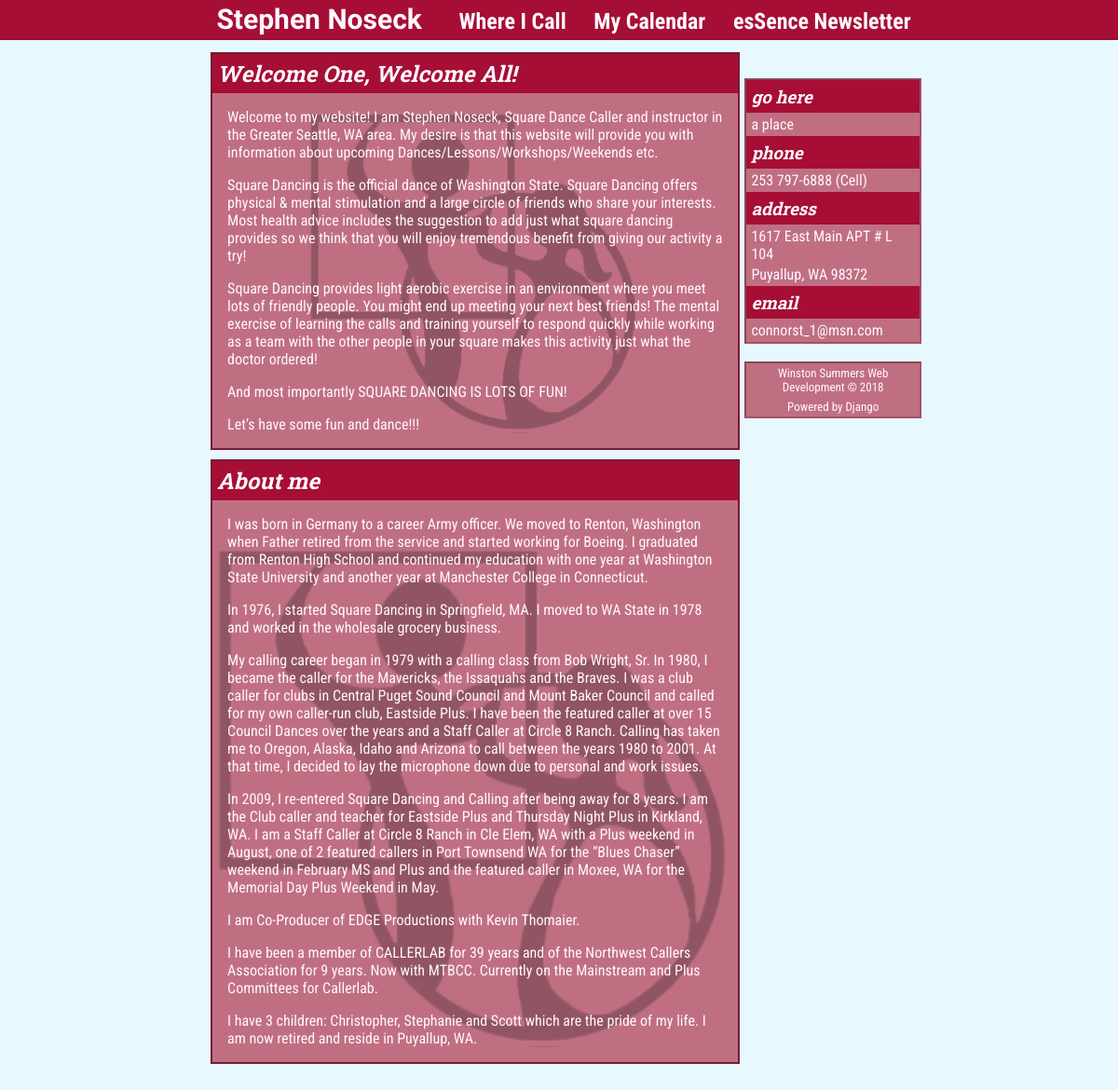
The app's page /, older data.
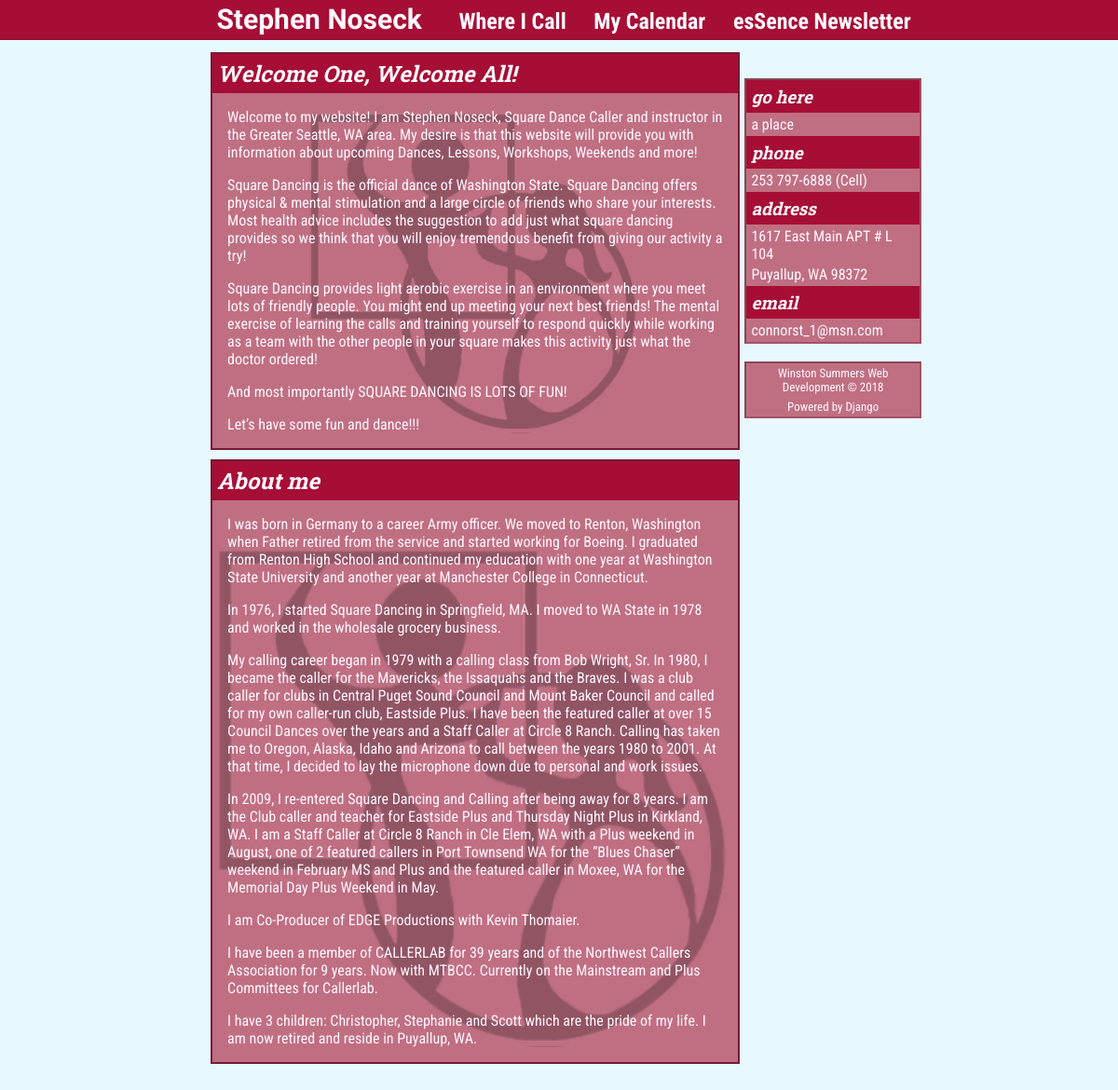
The same page, newer data.
### Stevie/models.py (models this page shows, shortened)
class Post(models.Model):
    HOME = 'HM'
    VENUES = 'VN'
    CALENDAR = 'CL'
    NEWSLETTER = 'NL'
    SIDEBAR = 'SB'
    CONTACT_INFO = 'CI'
    PAGE_INDEX = (
        (HOME, 'Home'),
        (VENUES, 'Venues'),
        (CALENDAR, 'Calendar'),
        (NEWSLETTER, 'Newsletter'),
        (SIDEBAR, 'Sidebar'),
        (CONTACT_INFO, 'Contact Info')
    )
    title = models.CharField(max_length=100, blank=True, null=True)
    text = models.TextField(blank=True, null=True)
    page = models.CharField(max_length=2, choices=PAGE_INDEX)
    address = models.CharField(max_length=100, blank=True, null=True)
    venue = models.CharField(max_length=100, blank=True, null=True)
    letter = models.FileField(upload_to='newsletters', blank=True, null=True)

### Stevie/views.py (the view)
# urls.py: path('', views.index, name='index'),
def index(request):
    side = Post.objects.filter(page='SB')
    info = Post.objects.filter(page='CI')
    post = Post.objects.filter(page='HM')
    context = {'post' : post, 'title': '', 'side': side, 'info': info,}
    return render(request, 'Stevie/index.html', context)

### Stevie/templates/Stevie/index.html (shortened to what this page needs)
{% extends 'layout.html' %}
{% block content %}
    {% if post %}
        <div>
            {% for p in post %}
                <section>
                    <h1>{{ p.title }}</h1>
                    <div class="text">
                        <p>{{ p.text|linebreaks }}</p>
                    </div>
                </section>
            {% endfor %}
        </div>
    {% else %}
        <p style="display: none">There isn't anything here...</p>
    {% endif %}
{% endblock content %}

Row changes from the older to the newer data that the page shows:
changed Post "Welcome One, Welcome All!": text "…with information about upcoming Dances/Lessons/Workshops/Weekends etc. Square Dancing is the…" → "…with information about upcoming Dances, Lessons, Workshops, Weekends and more! Square Dancing is the…"
